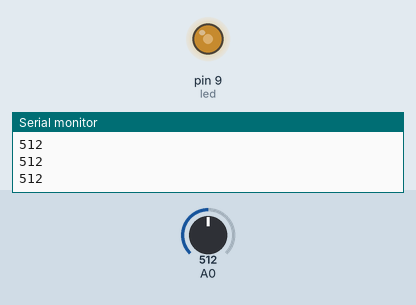
The sketch below on a simulated Arduino Uno, built with avr-gcc and run on an emulated ATmega328P. On the bench: output pins drawn as LEDs (lit = HIGH), the last lines printed to the serial monitor. The inputs (shaded band) are chosen by the test bench; at power-on: A0 = 512.

Above: at 1.2 s.
1.3 s: A0 set to 716
At 1.6 s:
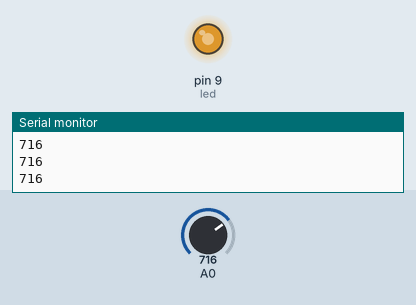
2.8 s: A0 set to 900
At 4.0 s:
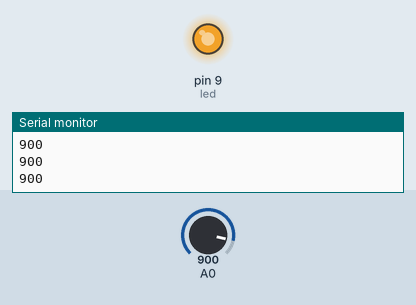
4.3 s: A0 set to 122
At 5.1 s:
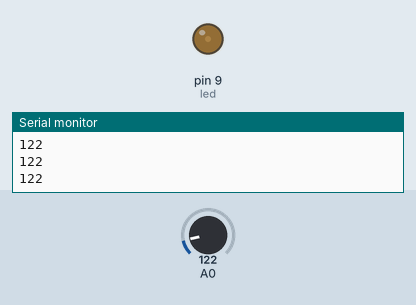
5.8 s: A0 set to 0
At 6.2 s:
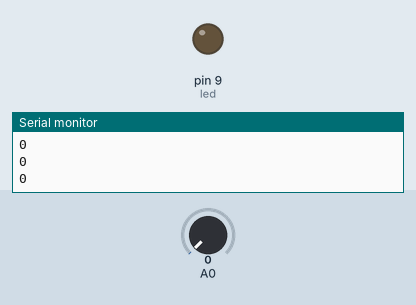
Timing chart, 0 to 8.3 s (numbered marks = the images above; inputs shaded):
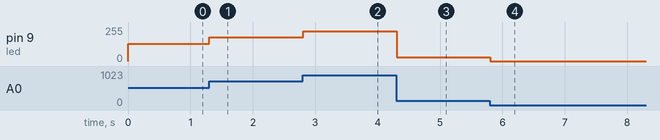

The sketch:

AnalogControl-PWM_light.ino
```cpp
int led = 9;

// the setup routine runs once when you press reset:
void setup() {
  // initialize serial communication at 9600 bits per second:
  Serial.begin(9600);
  pinMode(led, OUTPUT);
}

// the loop routine runs over and over again forever:
void loop() {
  // read the input on analog pin 0:
  int sensorValue = analogRead(A0);
  // print out the value you read:
  Serial.println(sensorValue);

  analogWrite(led, sensorValue/4 );
  //0-255 is the range for PWM
  //For this reason, we divide sensorValue by 4,
  //as its original range is 0-1024

  delay(1);        // delay in between reads for stability
}
```

Measured:
- after the input at 1.3 s, pin 9 (led): 128/255 → 179/255 at once
- after the input at 2.8 s, pin 9 (led): 179/255 → 225/255 at once
- after the input at 4.3 s, pin 9 (led): 225/255 → 30/255 at once
- after the input at 5.8 s, pin 9 (led): 30/255 → 0/255 at once
